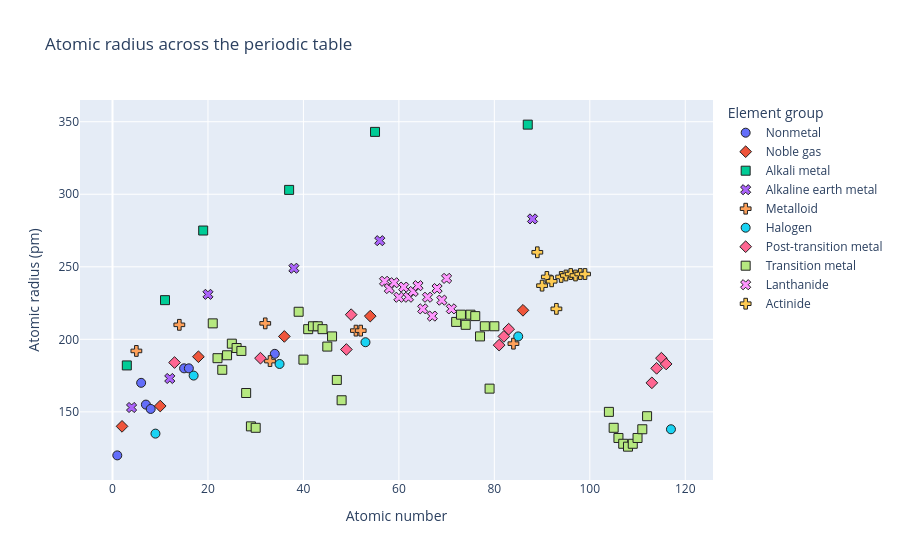

Write notebook code for a chart like this one.
### Code cell
fig = px.scatter(df, x="AtomicNumber", y="AtomicRadius", color="GroupBlock", symbol="GroupBlock",
                 hover_data=["Name"], title="Atomic radius across the periodic table",
                 labels={"AtomicNumber": "Atomic number", "AtomicRadius": "Atomic radius (pm)", "GroupBlock": "Element group"})
fig.update_traces(marker=dict(size=9, line=dict(width=1, color="#222222")))
fig.show()

### Figure 1 — Plotly figure (JSON) as saved in the notebook; plotly's stock layout.template omitted (floating-point values rounded to 4 significant figures)
{"data": [{"customdata": [["Hydrogen"], ["Carbon"], ["Nitrogen"], ["Oxygen"], ["Phosphorus"], ["Sulfur"], ["Selenium"]], "hovertemplate": "Element group=Nonmetal<br>Atomic number=%{x}<br>Atomic radius (pm)=%{y}<br>Name=%{customdata[0]}<extra></extra>", "legendgroup": "Nonmetal", "marker": {"color": "#636efa", "line": {"color": "#222222", "width": 1}, "size": 9, "symbol": "circle"}, "mode": "markers", "name": "Nonmetal", "orientation": "v", "showlegend": true, "type": "scatter", "x": [1, 6, 7, 8, 15, 16, 34], "xaxis": "x", "y": [120.0, 170.0, 155.0, 152.0, 180.0, 180.0, 190.0], "yaxis": "y"}, {"customdata": [["Helium"], ["Neon"], ["Argon"], ["Krypton"], ["Xenon"], ["Radon"], ["Oganesson"]], "hovertemplate": "Element group=Noble gas<br>Atomic number=%{x}<br>Atomic radius (pm)=%{y}<br>Name=%{customdata[0]}<extra></extra>", "legendgroup": "Noble gas", "marker": {"color": "#EF553B", "line": {"color": "#222222", "width": 1}, "size": 9, "symbol": "diamond"}, "mode": "markers", "name": "Noble gas", "orientation": "v", "showlegend": true, "type": "scatter", "x": [2, 10, 18, 36, 54, 86, 118], "xaxis": "x", "y": [140.0, 154.0, 188.0, 202.0, 216.0, 220.0, NaN], "yaxis": "y"}, {"customdata": [["Lithium"], ["Sodium"], ["Potassium"], ["Rubidium"], ["Cesium"], ["Francium"]], "hovertemplate": "Element group=Alkali metal<br>Atomic number=%{x}<br>Atomic radius (pm)=%{y}<br>Name=%{customdata[0]}<extra></extra>", "legendgroup": "Alkali metal", "marker": {"color": "#00cc96", "line": {"color": "#222222", "width": 1}, "size": 9, "symbol": "square"}, "mode": "markers", "name": "Alkali metal", "orientation": "v", "showlegend": true, "type": "scatter", "x": [3, 11, 19, 37, 55, 87], "xaxis": "x", "y": [182.0, 227.0, 275.0, 303.0, 343.0, 348.0], "yaxis": "y"}, {"customdata": [["Beryllium"], ["Magnesium"], ["Calcium"], ["Strontium"], ["Barium"], ["Radium"]], "hovertemplate": "Element group=Alkaline earth metal<br>Atomic number=%{x}<br>Atomic radius (pm)=%{y}<br>Name=%{customdata[0]}<extra></extra>", "legendgroup": "Alkaline earth metal", "marker": {"color": "#ab63fa", "line": {"color": "#222222", "width": 1}, "size": 9, "symbol": "x"}, "mode": "markers", "name": "Alkaline earth metal", "orientation": "v", "showlegend": true, "type": "scatter", "x": [4, 12, 20, 38, 56, 88], "xaxis": "x", "y": [153.0, 173.0, 231.0, 249.0, 268.0, 283.0], "yaxis": "y"}, {"customdata": [["Boron"], ["Silicon"], ["Germanium"], ["Arsenic"], ["Antimony"], ["Tellurium"], ["Polonium"]], "hovertemplate": "Element group=Metalloid<br>Atomic number=%{x}<br>Atomic radius (pm)=%{y}<br>Name=%{customdata[0]}<extra></extra>", "legendgroup": "Metalloid", "marker": {"color": "#FFA15A", "line": {"color": "#222222", "width": 1}, "size": 9, "symbol": "cross"}, "mode": "markers", "name": "Metalloid", "orientation": "v", "showlegend": true, "type": "scatter", "x": [5, 14, 32, 33, 51, 52, 84], "xaxis": "x", "y": [192.0, 210.0, 211.0, 185.0, 206.0, 206.0, 197.0], "yaxis": "y"}, {"customdata": [["Fluorine"], ["Chlorine"], ["Bromine"], ["Iodine"], ["Astatine"], ["Tennessine"]], "hovertemplate": "Element group=Halogen<br>Atomic number=%{x}<br>Atomic radius (pm)=%{y}<br>Name=%{customdata[0]}<extra></extra>", "legendgroup": "Halogen", "marker": {"color": "#19d3f3", "line": {"color": "#222222", "width": 1}, "size": 9, "symbol": "circle"}, "mode": "markers", "name": "Halogen", "orientation": "v", "showlegend": true, "type": "scatter", "x": [9, 17, 35, 53, 85, 117], "xaxis": "x", "y": [135.0, 175.0, 183.0, 198.0, 202.0, 138.0], "yaxis": "y"}, {"customdata": [["Aluminum"], ["Gallium"], ["Indium"], ["Tin"], ["Thallium"], ["Lead"], ["Bismuth"], ["Nihonium"], ["Flerovium"], ["Moscovium"], ["Livermorium"]], "hovertemplate": "Element group=Post-transition metal<br>Atomic number=%{x}<br>Atomic radius (pm)=%{y}<br>Name=%{customdata[0]}<extra></extra>", "legendgroup": "Post-transition metal", "marker": {"color": "#FF6692", "line": {"color": "#222222", "width": 1}, "size": 9, "symbol": "diamond"}, "mode": "markers", "name": "Post-transition metal", "orientation": "v", "showlegend": true, "type": "scatter", "x": [13, 31, 49, 50, 81, 82, 83, 113, 114, 115, 116], "xaxis": "x", "y": [184.0, 187.0, 193.0, 217.0, 196.0, 202.0, 207.0, 170.0, 180.0, 187.0, 183.0], "yaxis": "y"}, {"customdata": [["Scandium"], ["Titanium"], ["Vanadium"], ["Chromium"], ["Manganese"], ["Iron"], ["Cobalt"], ["Nickel"], ["Copper"], ["Zinc"], ["Yttrium"], ["Zirconium"], ["Niobium"], ["Molybdenum"], ["Technetium"], ["Ruthenium"], ["Rhodium"], ["Palladium"], ["Silver"], ["Cadmium"], ["Hafnium"], ["Tantalum"], ["Tungsten"], ["Rhenium"], ["Osmium"], ["Iridium"], ["Platinum"], ["Gold"], ["Mercury"], ["Rutherfordium"], ["Dubnium"], ["Seaborgium"], ["Bohrium"], ["Hassium"], ["Meitnerium"], ["Darmstadtium"], ["Roentgenium"], ["Copernicium"]], "hovertemplate": "Element group=Transition metal<br>Atomic number=%{x}<br>Atomic radius (pm)=%{y}<br>Name=%{customdata[0]}<extra></extra>", "legendgroup": "Transition metal", "marker": {"color": "#B6E880", "line": {"color": "#222222", "width": 1}, "size": 9, "symbol": "square"}, "mode": "markers", "name": "Transition metal", "orientation": "v", "showlegend": true, "type": "scatter", "x": [21, 22, 23, 24, 25, 26, 27, 28, 29, 30, 39, 40, 41, 42, 43, 44, 45, 46, 47, 48, 72, 73, 74, 75, 76, 77, 78, 79, 80, 104, 105, 106, 107, 108, 109, 110, 111, 112], "xaxis": "x", "y": [211.0, 187.0, 179.0, 189.0, 197.0, 194.0, 192.0, 163.0, 140.0, 139.0, 219.0, 186.0, 207.0, 209.0, 209.0, 207.0, 195.0, 202.0, 172.0, 158.0, 212.0, 217.0, 210.0, 217.0, 216.0, 202.0, 209.0, 166.0, 209.0, 150.0, 139.0, 132.0, 128.0, 126.0, 128.0, 132.0, 138.0, 147.0], "yaxis": "y"}, {"customdata": [["Lanthanum"], ["Cerium"], ["Praseodymium"], ["Neodymium"], ["Promethium"], ["Samarium"], ["Europium"], ["Gadolinium"], ["Terbium"], ["Dysprosium"], ["Holmium"], ["Erbium"], ["Thulium"], ["Ytterbium"], ["Lutetium"]], "hovertemplate": "Element group=Lanthanide<br>Atomic number=%{x}<br>Atomic radius (pm)=%{y}<br>Name=%{customdata[0]}<extra></extra>", "legendgroup": "Lanthanide", "marker": {"color": "#FF97FF", "line": {"color": "#222222", "width": 1}, "size": 9, "symbol": "x"}, "mode": "markers", "name": "Lanthanide", "orientation": "v", "showlegend": true, "type": "scatter", "x": [57, 58, 59, 60, 61, 62, 63, 64, 65, 66, 67, 68, 69, 70, 71], "xaxis": "x", "y": [240.0, 235.0, 239.0, 229.0, 236.0, 229.0, 233.0, 237.0, 221.0, 229.0, 216.0, 235.0, 227.0, 242.0, 221.0], "yaxis": "y"}, {"customdata": [["Actinium"], ["Thorium"], ["Protactinium"], ["Uranium"], ["Neptunium"], ["Plutonium"], ["Americium"], ["Curium"], ["Berkelium"], ["Californium"], ["Einsteinium"], ["Fermium"], ["Mendelevium"], ["Nobelium"], ["Lawrencium"]], "hovertemplate": "Element group=Actinide<br>Atomic number=%{x}<br>Atomic radius (pm)=%{y}<br>Name=%{customdata[0]}<extra></extra>", "legendgroup": "Actinide", "marker": {"color": "#FECB52", "line": {"color": "#222222", "width": 1}, "size": 9, "symbol": "cross"}, "mode": "markers", "name": "Actinide", "orientation": "v", "showlegend": true, "type": "scatter", "x": [89, 90, 91, 92, 93, 94, 95, 96, 97, 98, 99, 100, 101, 102, 103], "xaxis": "x", "y": [260.0, 237.0, 243.0, 240.0, 221.0, 243.0, 244.0, 245.0, 244.0, 245.0, 245.0, NaN, NaN, NaN, NaN], "yaxis": "y"}], "layout": {"legend": {"title": {"text": "Element group"}, "tracegroupgap": 0}, "title": {"text": "Atomic radius across the periodic table"}, "xaxis": {"anchor": "y", "domain": [0.0, 1.0], "title": {"text": "Atomic number"}}, "yaxis": {"anchor": "x", "domain": [0.0, 1.0], "title": {"text": "Atomic radius (pm)"}}}}
